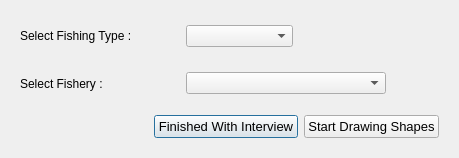
<ui version="4.0" >
 <author>Aaron Racicot</author>
 <class>SelectFishery</class>
 <widget class="QDialog" name="SelectFishery" >
  <property name="geometry" >
   <rect>
    <x>0</x>
    <y>0</y>
    <width>459</width>
    <height>158</height>
   </rect>
  </property>
  <property name="windowTitle" >
   <string>OpenOceanMap - Select Fishery</string>
  </property>
  <layout class="QVBoxLayout" name="verticalLayout" >
   <item>
    <layout class="QHBoxLayout" name="horizontalLayout_4" >
     <item>
      <widget class="QWidget" native="1" name="widget_3" >
       <layout class="QHBoxLayout" name="_2" >
        <property name="spacing" >
         <number>6</number>
        </property>
        <property name="leftMargin" >
         <number>9</number>
        </property>
        <property name="topMargin" >
         <number>9</number>
        </property>
        <property name="rightMargin" >
         <number>9</number>
        </property>
        <property name="bottomMargin" >
         <number>0</number>
        </property>
        <item>
         <widget class="QLabel" name="fishing_type_text" >
          <property name="minimumSize" >
           <size>
            <width>160</width>
            <height>0</height>
           </size>
          </property>
          <property name="maximumSize" >
           <size>
            <width>160</width>
            <height>16777215</height>
           </size>
          </property>
          <property name="text" >
           <string>Select Fishing Type :</string>
          </property>
         </widget>
        </item>
        <item>
         <widget class="QComboBox" name="fishing_type_comboBox" >
          <item>
           <property name="text" >
            <string/>
           </property>
          </item>
          <item>
           <property name="text" >
            <string>Private Vessel</string>
           </property>
          </item>
          <item>
           <property name="text" >
            <string>Kayak</string>
           </property>
          </item>
          <item>
           <property name="text" >
            <string>Dive</string>
           </property>
          </item>
         </widget>
        </item>
       </layout>
      </widget>
     </item>
     <item>
      <spacer name="horizontalSpacer_2" >
       <property name="orientation" >
        <enum>Qt::Horizontal</enum>
       </property>
       <property name="sizeHint" stdset="0" >
        <size>
         <width>40</width>
         <height>20</height>
        </size>
       </property>
      </spacer>
     </item>
    </layout>
   </item>
   <item>
    <layout class="QHBoxLayout" name="horizontalLayout_3" >
     <item>
      <widget class="QWidget" native="1" name="widget" >
       <layout class="QHBoxLayout" >
        <property name="spacing" >
         <number>6</number>
        </property>
        <property name="leftMargin" >
         <number>9</number>
        </property>
        <property name="topMargin" >
         <number>9</number>
        </property>
        <property name="rightMargin" >
         <number>9</number>
        </property>
        <property name="bottomMargin" >
         <number>0</number>
        </property>
        <item>
         <widget class="QLabel" name="fishery_text" >
          <property name="minimumSize" >
           <size>
            <width>160</width>
            <height>0</height>
           </size>
          </property>
          <property name="maximumSize" >
           <size>
            <width>160</width>
            <height>16777215</height>
           </size>
          </property>
          <property name="text" >
           <string>Select Fishery :</string>
          </property>
         </widget>
        </item>
        <item>
         <widget class="QComboBox" name="fishery_comboBox" >
          <property name="minimumSize" >
           <size>
            <width>200</width>
            <height>0</height>
           </size>
          </property>
          <property name="maximumSize" >
           <size>
            <width>200</width>
            <height>16777215</height>
           </size>
          </property>
          <item>
           <property name="text" >
            <string/>
           </property>
          </item>
          <item>
           <property name="text" >
            <string>Abalone</string>
           </property>
          </item>
          <item>
           <property name="text" >
            <string>Albacore Tuna</string>
           </property>
          </item>
          <item>
           <property name="text" >
            <string>Anchovy/Herring (bait fish)</string>
           </property>
          </item>
          <item>
           <property name="text" >
            <string>California Halibut</string>
           </property>
          </item>
          <item>
           <property name="text" >
            <string>Dungeness Crab</string>
           </property>
          </item>
          <item>
           <property name="text" >
            <string>Humboldt Squid</string>
           </property>
          </item>
          <item>
           <property name="text" >
            <string>Pacific Halibut</string>
           </property>
          </item>
          <item>
           <property name="text" >
            <string>Rock Scallops</string>
           </property>
          </item>
          <item>
           <property name="text" >
            <string>Rockfish/Bottom fish</string>
           </property>
          </item>
          <item>
           <property name="text" >
            <string>Salmon</string>
           </property>
          </item>
          <item>
           <property name="text" >
            <string>Sanddabs</string>
           </property>
          </item>
          <item>
           <property name="text" >
            <string>Sharks/Rays</string>
           </property>
          </item>
          <item>
           <property name="text" >
            <string>Urchin</string>
           </property>
          </item>
          <item>
           <property name="text" >
            <string>Other Flatfish (soles, turbots)</string>
           </property>
          </item>
          <item>
           <property name="text" >
            <string>Other</string>
           </property>
          </item>
         </widget>
        </item>
       </layout>
      </widget>
     </item>
     <item>
      <spacer name="horizontalSpacer_2" >
       <property name="orientation" >
        <enum>Qt::Horizontal</enum>
       </property>
       <property name="sizeHint" stdset="0" >
        <size>
         <width>40</width>
         <height>20</height>
        </size>
       </property>
      </spacer>
     </item>
    </layout>
   </item>
   <item>
    <layout class="QHBoxLayout" name="horizontalLayout_2" >
     <item>
      <widget class="QWidget" native="1" name="widget_2" >
       <layout class="QHBoxLayout" >
        <property name="spacing" >
         <number>6</number>
        </property>
        <property name="margin" >
         <number>9</number>
        </property>
        <item>
         <spacer name="horizontalSpacer" >
          <property name="orientation" >
           <enum>Qt::Horizontal</enum>
          </property>
          <property name="sizeHint" stdset="0" >
           <size>
            <width>40</width>
            <height>20</height>
           </size>
          </property>
         </spacer>
        </item>
        <item>
         <widget class="QPushButton" name="pbnFisheryFinished" >
          <property name="font" >
           <font>
            <pointsize>10</pointsize>
           </font>
          </property>
          <property name="text" >
           <string>Finished With Interview</string>
          </property>
         </widget>
        </item>
        <item>
         <widget class="QPushButton" name="pbnStartShapes" >
          <property name="font" >
           <font>
            <pointsize>10</pointsize>
           </font>
          </property>
          <property name="text" >
           <string>Start Drawing Shapes</string>
          </property>
         </widget>
        </item>
       </layout>
       <zorder>pbnFisheryFinished</zorder>
       <zorder>pbnStartShapes</zorder>
       <zorder>horizontalSpacer</zorder>
      </widget>
     </item>
    </layout>
   </item>
  </layout>
 </widget>
 <resources/>
 <connections/>
</ui>
